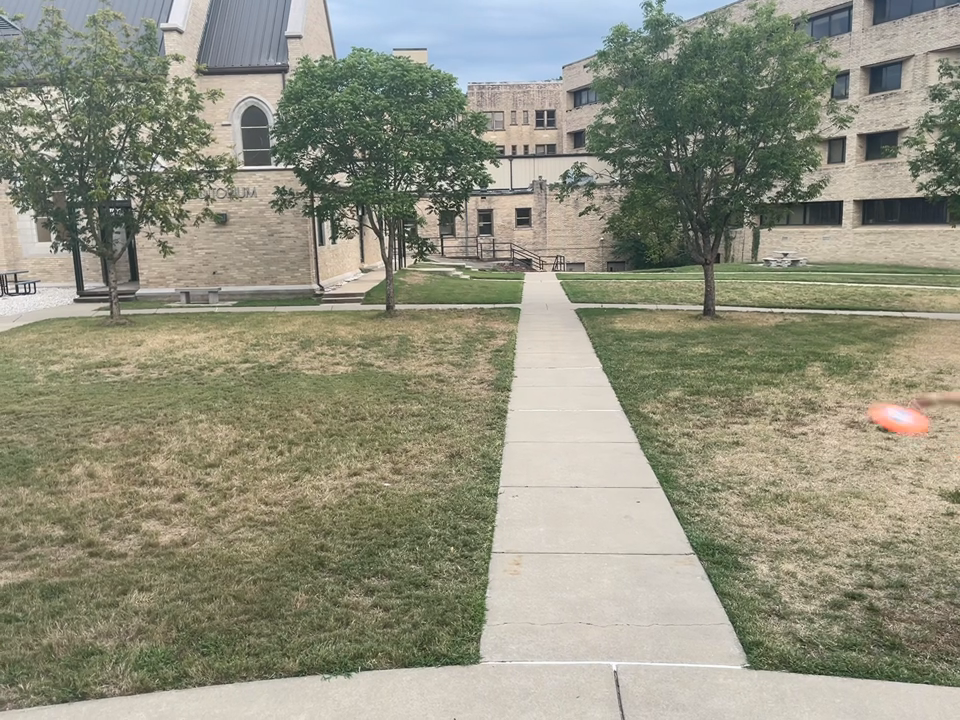
#> input picture frame 6 of Capstone/OFrisbeeV.mov, 960 x 720 px, given in place of LindenVid.mov, which was not available
$ python fftAnalysis.py
#> lines starting #> are read from the running program, lines starting #| are printed output that depends on the picture; after the words box and inside, x2 and y2 are one past the last pixel; in counts of white or black regions, pixels touching at a corner belong together; pictures that were not available may be replaced by others from this repository, and a replacement may not be noted
import cv2
import numpy as np
import matplotlib.pyplot as plt

# Open the video capture
cap = cv2.VideoCapture('LindenVid.mov', cv2.CAP_ANY)

frame_counter = 0

# Check if the video opened successfully
if not cap.isOpened():
    print("Error: Could not open video.")
    exit()

# Define the lower and upper bounds of the orange color in the HSV color space
lower_orange = np.array([0, 80, 80])  # Lower bound of orange in HSV
upper_orange = np.array([30, 255, 255])  # Upper bound of orange in HSV

# Create a kernel for dilation (adjust the size if needed)
kernel = np.ones((6, 6), np.uint8)

# Initialize an empty list to store the total number of orange pixels in each frame
orange_pixel_counts = []

# Read a fixed number of frames to reduce the computational load
num_frames = 1000
for _ in range(num_frames):
    # Read a frame from the video
    ret, frame = cap.read()

    # If the video has ended, break the loop
    if not ret:
        break

    # Convert the frame from BGR to HSV color space
    hsv_frame = cv2.cvtColor(frame, cv2.COLOR_BGR2HSV)

    # Create a mask to isolate the orange regions in the frame
    mask = cv2.inRange(hsv_frame, lower_orange, upper_orange)

    # Apply a morphological operation (dilation) to the mask to connect neighboring orange pixels
    eroded_mask = cv2.erode(mask, kernel, iterations=1)

    # Count the total number of orange pixels in the frame
    orange_pixel_count = np.sum(eroded_mask)

    # Append the total number of orange pixels to the list
    orange_pixel_counts.append(orange_pixel_count)

    frame_counter += 1  # Increment the frame counter

# Release the video capture
cap.release()

# Convert the list of pixel counts to a NumPy array
orange_pixel_counts = np.array(orange_pixel_counts)

# Compute FFT of a shorter segment of the total number of orange pixels
fft_data = np.fft.fft(orange_pixel_counts[:500])
magnitude_spectrum = np.abs(fft_data)

# Normalize FFT output for better visualization
magnitude_spectrum /= np.max(magnitude_spectrum)

# Plot the total number of orange pixels over frame number
plt.figure(figsize=(10, 8))

# Plot non-smoothed total number of orange pixels
plt.subplot(3, 1, 1)
plt.plot(np.arange(1, len(orange_pixel_counts) + 1), orange_pixel_counts)
plt.xlabel('Frame Number')
plt.ylabel('Total Orange Pixels')
plt.title('Total Orange Pixels in Video')
plt.grid(True)

# Plot FFT
plt.subplot(3, 1, 2)
plt.plot(np.arange(len(magnitude_spectrum)), magnitude_spectrum)
plt.xlabel('Frequency')
plt.ylabel('Normalized Magnitude')
plt.title('Normalized FFT of Total Orange Pixels')
plt.grid(True)

plt.tight_layout()
plt.show()

$ run again, starting later in the video
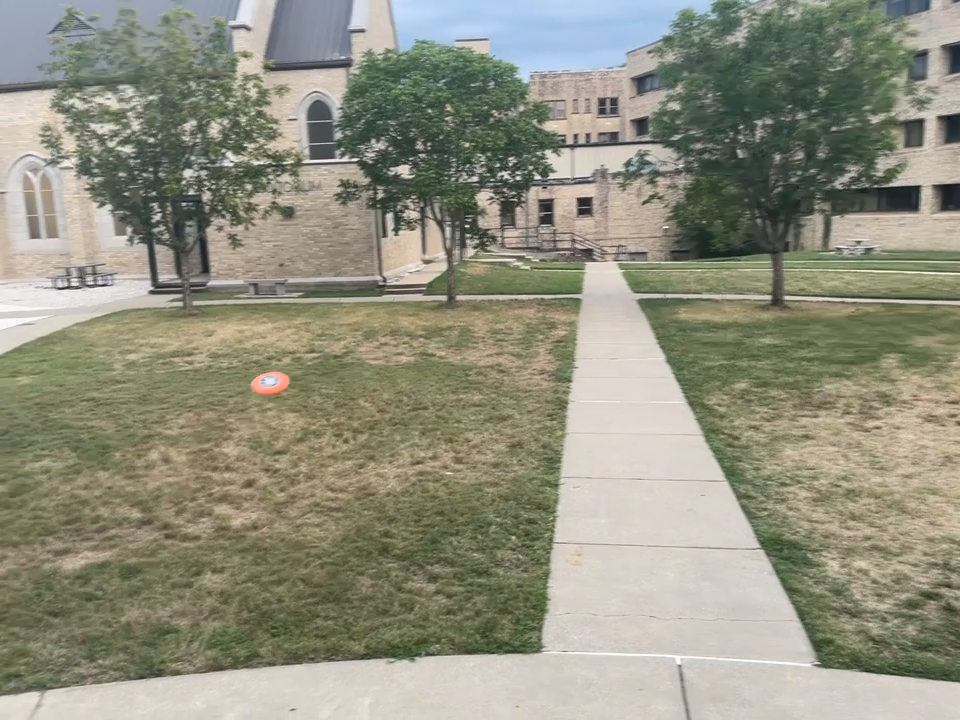
#> input picture frame 30 of Capstone/OFrisbeeV.mov, 960 x 720 px, given in place of LindenVid.mov, which was not available

$ run again, starting later in the video
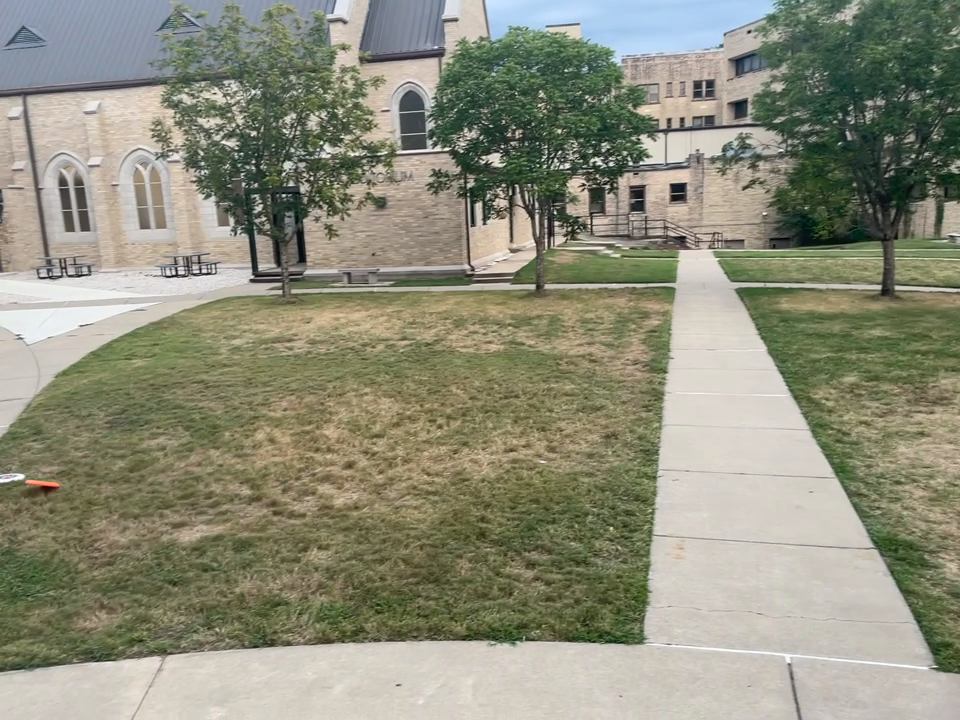
#> input picture frame 53 of Capstone/OFrisbeeV.mov, 960 x 720 px, given in place of LindenVid.mov, which was not available
#> the loop `for _ in range(num_frames):` made 15 passes
#> orange_pixel_count on passes 1 to 8: 509235, 473790, 370260, 392700, 306255, 331245, 351390, 273105
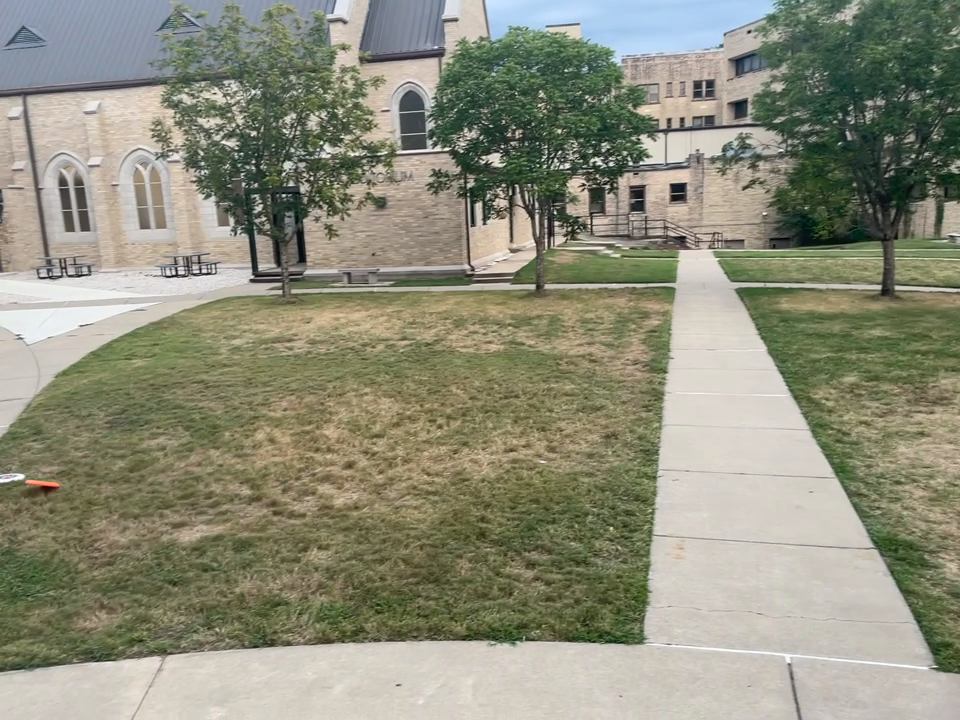
#> input picture frame 53 of Capstone/OFrisbeeV.mov, 960 x 720 px, given in place of LindenVid.mov, which was not available
#> pass 1, `eroded_mask = cv2.erode(mask, kernel, iterations=1)`:
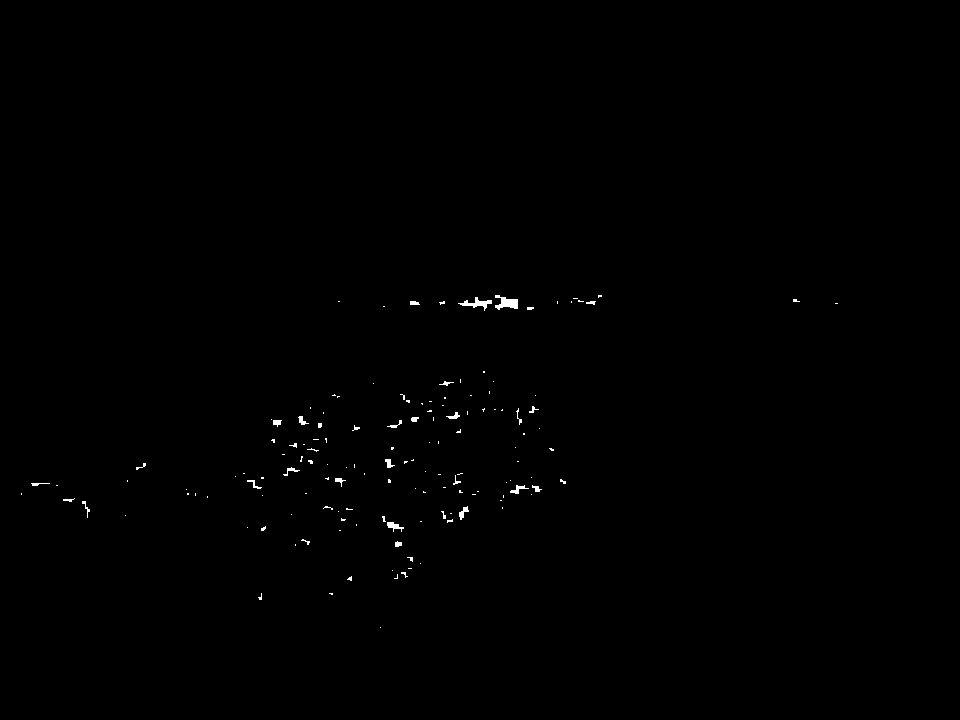
#> eroded_mask: shape (720, 960); 0.29% white; 145 white regions (118 under 20 px), largest, box (x1, y1, x2, y2) and area: (495, 295, 518, 310) 201, (458, 297, 492, 311) 165, (387, 522, 404, 532) 82
#> after the loop `for _ in range(num_frames):`: frame_counter = 14; orange_pixel_counts = [509235, 473790, 370260, 392700, 306255, 331245, 351390, 273105, 359550, 295800, 352410, 327930, 324105, 295035]
#> `magnitude_spectrum = np.abs(fft_data)`: magnitude_spectrum = [4962810, 377745.1, 264954.5, 239685.5, 152507.1, 248713.5, 184022.7, 183600, 184022.7, 248713.5, 152507.1, 239685.5, 264954.5, 377745.1]
#> `magnitude_spectrum /= np.max(magnitude_spectrum)`: magnitude_spectrum = [1, 0.0761, 0.0534, 0.0483, 0.0307, 0.0501, 0.0371, 0.037, 0.0371, 0.0501, 0.0307, 0.0483, 0.0534, 0.0761]
#> `plt.show()`:
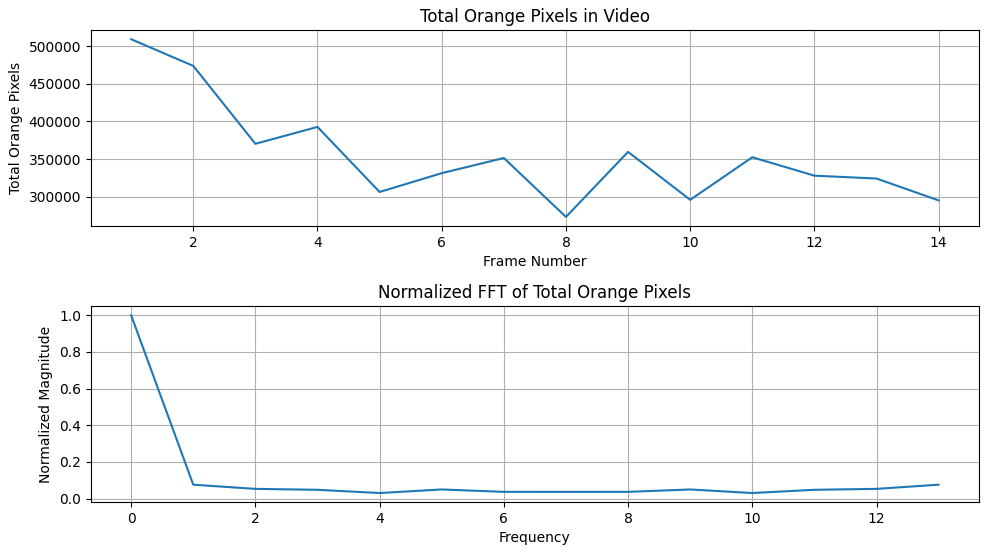
#> figure drawn by matplotlib, 2 panels; panel 1: curve peaks at x = 1, y = 509235; panel 2: curve peaks at x = 0, y = 1
